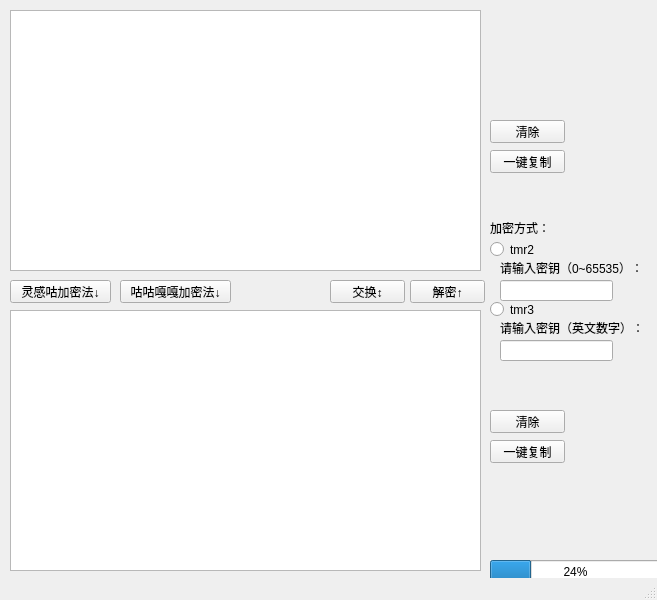
<?xml version="1.0" encoding="UTF-8"?>
<ui version="4.0">
 <class>MainWindow</class>
 <widget class="QMainWindow" name="MainWindow">
  <property name="geometry">
   <rect>
    <x>0</x>
    <y>0</y>
    <width>657</width>
    <height>600</height>
   </rect>
  </property>
  <property name="windowTitle">
   <string>高松灯文本加密器3.0</string>
  </property>
  <widget class="QWidget" name="centralwidget">
   <widget class="QPushButton" name="lggen">
    <property name="geometry">
     <rect>
      <x>10</x>
      <y>280</y>
      <width>101</width>
      <height>23</height>
     </rect>
    </property>
    <property name="text">
     <string>灵感咕加密法↓</string>
    </property>
   </widget>
   <widget class="QPushButton" name="ggggen">
    <property name="geometry">
     <rect>
      <x>120</x>
      <y>280</y>
      <width>111</width>
      <height>23</height>
     </rect>
    </property>
    <property name="text">
     <string>咕咕嘎嘎加密法↓</string>
    </property>
   </widget>
   <widget class="QTextEdit" name="enEdit">
    <property name="geometry">
     <rect>
      <x>10</x>
      <y>10</y>
      <width>471</width>
      <height>261</height>
     </rect>
    </property>
   </widget>
   <widget class="QTextEdit" name="deEdit">
    <property name="geometry">
     <rect>
      <x>10</x>
      <y>310</y>
      <width>471</width>
      <height>261</height>
     </rect>
    </property>
    <property name="html">
     <string>&lt;!DOCTYPE HTML PUBLIC &quot;-//W3C//DTD HTML 4.0//EN&quot; &quot;http://www.w3.org/TR/REC-html40/strict.dtd&quot;&gt;
&lt;html&gt;&lt;head&gt;&lt;meta name=&quot;qrichtext&quot; content=&quot;1&quot; /&gt;&lt;meta charset=&quot;utf-8&quot; /&gt;&lt;style type=&quot;text/css&quot;&gt;
p, li { white-space: pre-wrap; }
hr { height: 1px; border-width: 0; }
li.unchecked::marker { content: &quot;\2610&quot;; }
li.checked::marker { content: &quot;\2612&quot;; }
&lt;/style&gt;&lt;/head&gt;&lt;body style=&quot; font-family:'Microsoft YaHei UI'; font-size:9pt; font-weight:400; font-style:normal;&quot;&gt;
&lt;p style=&quot;-qt-paragraph-type:empty; margin-top:0px; margin-bottom:0px; margin-left:0px; margin-right:0px; -qt-block-indent:0; text-indent:0px;&quot;&gt;&lt;br /&gt;&lt;/p&gt;&lt;/body&gt;&lt;/html&gt;</string>
    </property>
   </widget>
   <widget class="QPushButton" name="de">
    <property name="geometry">
     <rect>
      <x>410</x>
      <y>280</y>
      <width>75</width>
      <height>23</height>
     </rect>
    </property>
    <property name="text">
     <string>解密↑</string>
    </property>
   </widget>
   <widget class="QPushButton" name="deCopy">
    <property name="geometry">
     <rect>
      <x>490</x>
      <y>440</y>
      <width>75</width>
      <height>23</height>
     </rect>
    </property>
    <property name="text">
     <string>一键复制</string>
    </property>
   </widget>
   <widget class="QPushButton" name="exchange">
    <property name="geometry">
     <rect>
      <x>330</x>
      <y>280</y>
      <width>75</width>
      <height>23</height>
     </rect>
    </property>
    <property name="text">
     <string>交换↕</string>
    </property>
   </widget>
   <widget class="QPushButton" name="deDelete">
    <property name="geometry">
     <rect>
      <x>490</x>
      <y>410</y>
      <width>75</width>
      <height>23</height>
     </rect>
    </property>
    <property name="text">
     <string>清除</string>
    </property>
   </widget>
   <widget class="QPushButton" name="enDelete">
    <property name="geometry">
     <rect>
      <x>490</x>
      <y>120</y>
      <width>75</width>
      <height>23</height>
     </rect>
    </property>
    <property name="text">
     <string>清除</string>
    </property>
   </widget>
   <widget class="QPushButton" name="enCopy">
    <property name="geometry">
     <rect>
      <x>490</x>
      <y>150</y>
      <width>75</width>
      <height>23</height>
     </rect>
    </property>
    <property name="text">
     <string>一键复制</string>
    </property>
   </widget>
   <widget class="QLabel" name="labeltmr3">
    <property name="geometry">
     <rect>
      <x>500</x>
      <y>320</y>
      <width>171</width>
      <height>16</height>
     </rect>
    </property>
    <property name="text">
     <string>请输入密钥（英文数字）：</string>
    </property>
   </widget>
   <widget class="QLineEdit" name="keyEdittmr2">
    <property name="geometry">
     <rect>
      <x>500</x>
      <y>280</y>
      <width>113</width>
      <height>21</height>
     </rect>
    </property>
   </widget>
   <widget class="QRadioButton" name="radioButtontmr2">
    <property name="geometry">
     <rect>
      <x>490</x>
      <y>240</y>
      <width>95</width>
      <height>19</height>
     </rect>
    </property>
    <property name="text">
     <string>tmr2</string>
    </property>
   </widget>
   <widget class="QRadioButton" name="radioButtontmr3">
    <property name="geometry">
     <rect>
      <x>490</x>
      <y>300</y>
      <width>95</width>
      <height>19</height>
     </rect>
    </property>
    <property name="text">
     <string>tmr3</string>
    </property>
   </widget>
   <widget class="QLabel" name="label_2">
    <property name="geometry">
     <rect>
      <x>490</x>
      <y>220</y>
      <width>71</width>
      <height>16</height>
     </rect>
    </property>
    <property name="text">
     <string>加密方式：</string>
    </property>
   </widget>
   <widget class="QLabel" name="labeltmr2">
    <property name="geometry">
     <rect>
      <x>500</x>
      <y>260</y>
      <width>141</width>
      <height>16</height>
     </rect>
    </property>
    <property name="text">
     <string>请输入密钥（0~65535）：</string>
    </property>
   </widget>
   <widget class="QLineEdit" name="keyEdittmr3">
    <property name="geometry">
     <rect>
      <x>500</x>
      <y>340</y>
      <width>113</width>
      <height>21</height>
     </rect>
    </property>
   </widget>
   <widget class="QProgressBar" name="progressBar">
    <property name="geometry">
     <rect>
      <x>490</x>
      <y>560</y>
      <width>171</width>
      <height>23</height>
     </rect>
    </property>
    <property name="value">
     <number>24</number>
    </property>
   </widget>
  </widget>
  <widget class="QStatusBar" name="statusbar"/>
 </widget>
 <resources/>
 <connections/>
</ui>
